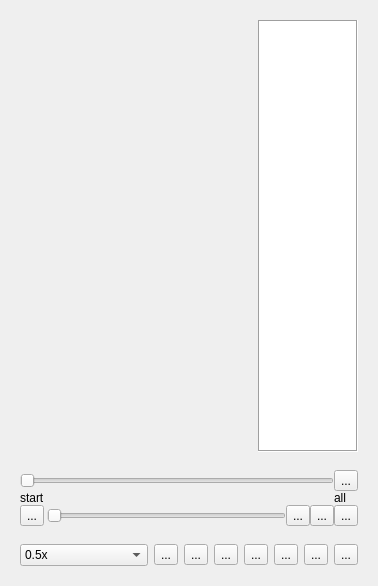
<?xml version="1.0" encoding="UTF-8"?>
<ui version="4.0">
 <class>videoPlayer</class>
 <widget class="QWidget" name="videoPlayer">
  <property name="geometry">
   <rect>
    <x>0</x>
    <y>0</y>
    <width>378</width>
    <height>586</height>
   </rect>
  </property>
  <property name="windowTitle">
   <string>Form</string>
  </property>
  <layout class="QVBoxLayout" name="verticalLayout">
   <property name="spacing">
    <number>0</number>
   </property>
   <property name="sizeConstraint">
    <enum>QLayout::SetDefaultConstraint</enum>
   </property>
   <item>
    <widget class="QWidget" name="widget" native="true">
     <property name="styleSheet">
      <string notr="true"/>
     </property>
     <layout class="QGridLayout" name="gridLayout_3">
      <property name="spacing">
       <number>0</number>
      </property>
      <item row="0" column="0">
       <widget class="QWidget" name="vWidget" native="true">
        <property name="sizePolicy">
         <sizepolicy hsizetype="Expanding" vsizetype="Expanding">
          <horstretch>0</horstretch>
          <verstretch>10</verstretch>
         </sizepolicy>
        </property>
        <property name="styleSheet">
         <string notr="true"/>
        </property>
       </widget>
      </item>
      <item row="0" column="1">
       <widget class="QListWidget" name="playlistWidget">
        <property name="sizePolicy">
         <sizepolicy hsizetype="Preferred" vsizetype="Preferred">
          <horstretch>0</horstretch>
          <verstretch>0</verstretch>
         </sizepolicy>
        </property>
        <property name="maximumSize">
         <size>
          <width>100</width>
          <height>16777215</height>
         </size>
        </property>
        <property name="frameShape">
         <enum>QFrame::Box</enum>
        </property>
       </widget>
      </item>
     </layout>
    </widget>
   </item>
   <item>
    <layout class="QGridLayout" name="gridLayout_2">
     <property name="spacing">
      <number>0</number>
     </property>
     <item row="1" column="0">
      <widget class="QFrame" name="frame">
       <property name="frameShape">
        <enum>QFrame::NoFrame</enum>
       </property>
       <property name="frameShadow">
        <enum>QFrame::Plain</enum>
       </property>
       <layout class="QHBoxLayout" name="horizontalLayout">
        <item>
         <widget class="QComboBox" name="cbox_speed">
          <property name="maximumSize">
           <size>
            <width>16777215</width>
            <height>16777215</height>
           </size>
          </property>
          <item>
           <property name="text">
            <string>0.5x</string>
           </property>
          </item>
          <item>
           <property name="text">
            <string>1.0x</string>
           </property>
          </item>
          <item>
           <property name="text">
            <string>1.5x</string>
           </property>
          </item>
          <item>
           <property name="text">
            <string>2.0x</string>
           </property>
          </item>
         </widget>
        </item>
        <item>
         <widget class="QToolButton" name="btn_shot">
          <property name="text">
           <string>...</string>
          </property>
          <property name="icon">
           <iconset>
            <normaloff>:/shot.png</normaloff>:/shot.png</iconset>
          </property>
          <property name="iconSize">
           <size>
            <width>20</width>
            <height>20</height>
           </size>
          </property>
         </widget>
        </item>
        <item>
         <widget class="QToolButton" name="btn_prev">
          <property name="text">
           <string>...</string>
          </property>
          <property name="icon">
           <iconset resource="ico/image.qrc">
            <normaloff>:/last.png</normaloff>:/last.png</iconset>
          </property>
          <property name="iconSize">
           <size>
            <width>20</width>
            <height>20</height>
           </size>
          </property>
         </widget>
        </item>
        <item>
         <widget class="QToolButton" name="btn_rewind">
          <property name="text">
           <string>...</string>
          </property>
          <property name="icon">
           <iconset resource="ico/image.qrc">
            <normaloff>:/down.png</normaloff>:/down.png</iconset>
          </property>
          <property name="iconSize">
           <size>
            <width>20</width>
            <height>20</height>
           </size>
          </property>
         </widget>
        </item>
        <item>
         <widget class="QToolButton" name="btn_pause">
          <property name="text">
           <string>...</string>
          </property>
          <property name="icon">
           <iconset resource="ico/image.qrc">
            <normaloff>:/play.png</normaloff>:/play.png</iconset>
          </property>
          <property name="iconSize">
           <size>
            <width>20</width>
            <height>20</height>
           </size>
          </property>
         </widget>
        </item>
        <item>
         <widget class="QToolButton" name="btn_fast">
          <property name="text">
           <string>...</string>
          </property>
          <property name="icon">
           <iconset resource="ico/image.qrc">
            <normaloff>:/up (1).png</normaloff>:/up (1).png</iconset>
          </property>
          <property name="iconSize">
           <size>
            <width>20</width>
            <height>20</height>
           </size>
          </property>
         </widget>
        </item>
        <item>
         <widget class="QToolButton" name="btn_next">
          <property name="text">
           <string>...</string>
          </property>
          <property name="icon">
           <iconset resource="ico/image.qrc">
            <normaloff>:/next.png</normaloff>:/next.png</iconset>
          </property>
          <property name="iconSize">
           <size>
            <width>20</width>
            <height>20</height>
           </size>
          </property>
         </widget>
        </item>
        <item>
         <widget class="QToolButton" name="btn_setting">
          <property name="text">
           <string>...</string>
          </property>
          <property name="icon">
           <iconset resource="ico/image.qrc">
            <normaloff>:/setting.png</normaloff>:/setting.png</iconset>
          </property>
          <property name="iconSize">
           <size>
            <width>20</width>
            <height>20</height>
           </size>
          </property>
         </widget>
        </item>
       </layout>
      </widget>
     </item>
     <item row="0" column="0">
      <widget class="QFrame" name="frame_2">
       <property name="frameShape">
        <enum>QFrame::NoFrame</enum>
       </property>
       <property name="frameShadow">
        <enum>QFrame::Raised</enum>
       </property>
       <layout class="QGridLayout" name="gridLayout">
        <property name="spacing">
         <number>0</number>
        </property>
        <item row="4" column="5">
         <widget class="QToolButton" name="btn_list">
          <property name="text">
           <string>...</string>
          </property>
          <property name="icon">
           <iconset resource="ico/image.qrc">
            <normaloff>:/list.png</normaloff>:/list.png</iconset>
          </property>
         </widget>
        </item>
        <item row="4" column="2">
         <widget class="QToolButton" name="btn_open">
          <property name="text">
           <string>...</string>
          </property>
          <property name="icon">
           <iconset resource="ico/image.qrc">
            <normaloff>:/file.png</normaloff>:/file.png</iconset>
          </property>
         </widget>
        </item>
        <item row="4" column="3">
         <widget class="QToolButton" name="btn_qss">
          <property name="text">
           <string>...</string>
          </property>
          <property name="icon">
           <iconset resource="ico/image.qrc">
            <normaloff>:/qss.png</normaloff>:/qss.png</iconset>
          </property>
         </widget>
        </item>
        <item row="4" column="1">
         <widget class="QSlider" name="volumeSlider">
          <property name="styleSheet">
           <string notr="true"/>
          </property>
          <property name="orientation">
           <enum>Qt::Horizontal</enum>
          </property>
         </widget>
        </item>
        <item row="4" column="0">
         <widget class="QToolButton" name="toolButton_4">
          <property name="text">
           <string>...</string>
          </property>
          <property name="icon">
           <iconset resource="ico/image.qrc">
            <normaloff>:/value.png</normaloff>:/value.png</iconset>
          </property>
          <property name="iconSize">
           <size>
            <width>16</width>
            <height>16</height>
           </size>
          </property>
         </widget>
        </item>
        <item row="2" column="5">
         <widget class="QLabel" name="lb_total">
          <property name="maximumSize">
           <size>
            <width>43</width>
            <height>15</height>
           </size>
          </property>
          <property name="text">
           <string>all </string>
          </property>
         </widget>
        </item>
        <item row="2" column="1" colspan="4">
         <spacer name="horizontalSpacer">
          <property name="orientation">
           <enum>Qt::Horizontal</enum>
          </property>
          <property name="sizeHint" stdset="0">
           <size>
            <width>231</width>
            <height>10</height>
           </size>
          </property>
         </spacer>
        </item>
        <item row="1" column="0" colspan="5">
         <widget class="QSlider" name="positionSlider">
          <property name="orientation">
           <enum>Qt::Horizontal</enum>
          </property>
         </widget>
        </item>
        <item row="2" column="0">
         <widget class="QLabel" name="lb_start">
          <property name="maximumSize">
           <size>
            <width>43</width>
            <height>15</height>
           </size>
          </property>
          <property name="text">
           <string>start </string>
          </property>
         </widget>
        </item>
        <item row="1" column="5">
         <widget class="QToolButton" name="btn_full">
          <property name="text">
           <string>...</string>
          </property>
          <property name="icon">
           <iconset resource="ico/image.qrc">
            <normaloff>:/full.png</normaloff>:/full.png</iconset>
          </property>
         </widget>
        </item>
       </layout>
      </widget>
     </item>
    </layout>
   </item>
  </layout>
 </widget>
 <resources>
  <include location="ico/image.qrc"/>
 </resources>
 <connections/>
</ui>
